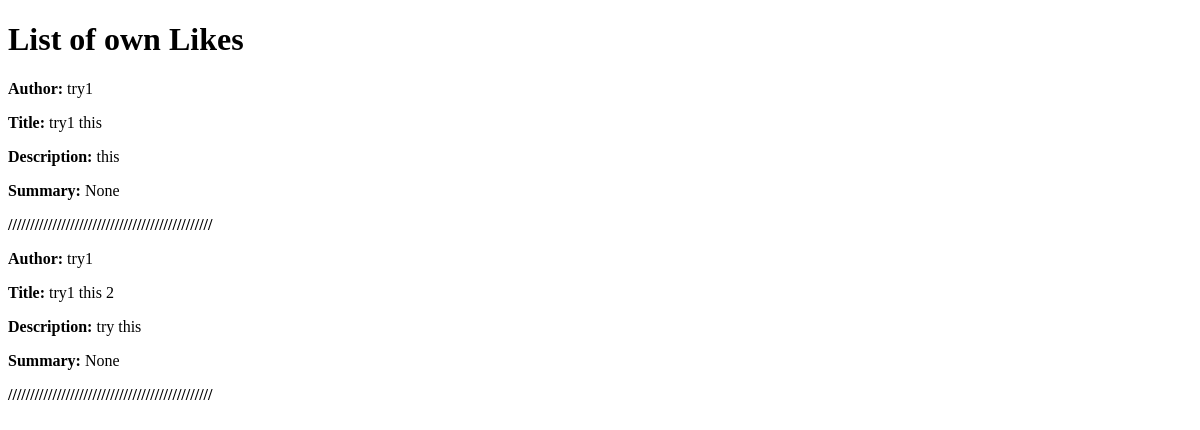
The app's page /posts/display_like/, older data.
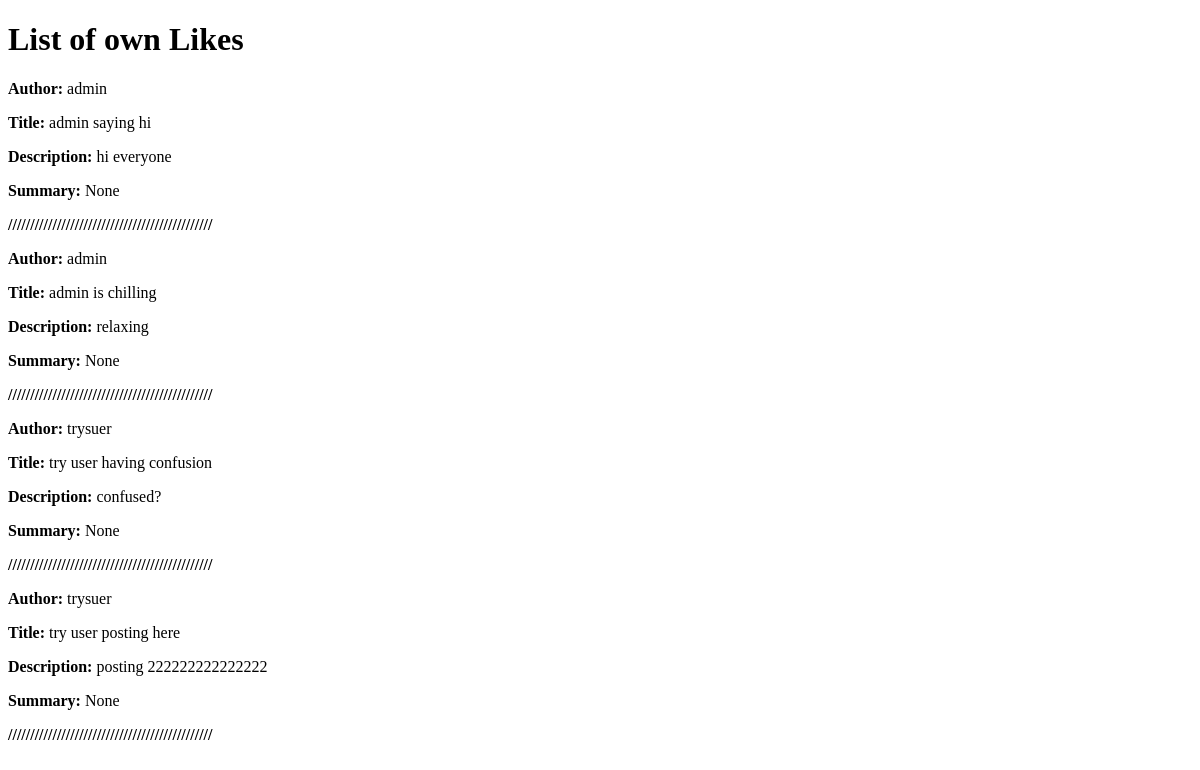
The same page, newer data.
### social_distribution/models.py (models this page shows, shortened)
class Like(models.Model):
    id = models.UUIDField(primary_key=True, default=uuid.uuid4, editable=False)
    author = models.ForeignKey(Author, on_delete=models.CASCADE)
    post = models.ForeignKey(Post, on_delete=models.CASCADE)
    summary = models.CharField(max_length=100, null=True, blank=True)
    date_created = models.DateTimeField(default=timezone.now, editable=False)

class Post(models.Model):
    id = models.UUIDField(primary_key=True, default=uuid.uuid4, editable=False)
    author = models.ForeignKey(Author, on_delete=models.CASCADE, default=None, null=True, blank=True)
    source = models.URLField(null=True, default=None)
    origin = models.URLField(null=True, default=None)
    image = models.URLField(null=True, default=None)
    title = models.CharField(max_length=100, default='')
    description = models.TextField(max_length=1000, default='')
    content_type = models.CharField(max_length=30, default='text/plain')
    categories = models.CharField(max_length=100, default='')
    count = models.IntegerField(default=0)
    published = models.DateTimeField(default=timezone.now, editable=False)
    visibility = models.CharField(max_length=7, default='PUBLIC')
    unlisted = models.BooleanField(default=False)
    liked = models.ManyToManyField(Author, blank=True, related_name='likes')

class Author(AbstractUser):
    class Meta:
        verbose_name = 'Author'
    id = models.UUIDField(primary_key=True, default=uuid.uuid4, editable=False)
    host = models.URLField()
    github = models.URLField()
    profile_image = models.URLField()
    followers = models.ManyToManyField('self')
    following = models.ManyToManyField('self')      # TODO is following field necessary?
    objects = AuthorManager()
    REQUIRED_FIELDS = ['first_name', 'last_name', 'host', 'github', 'profile_image']
    def __str__(self):
        return self.username

### posts/views.py (the view)
# urls.py: path('display_like/', views.display_like, name='display_like'),
def display_like(request):
    like = Like.objects.all()
    return render(request, 'posts/display_like.html', {'like': like})

### posts/templates/posts/display_like.html (shortened to what this page needs)
<!DOCTYPE html>
<html>
    <head>
    </head>
    <body>
        <h1>List of own Likes</h1>
        <div class="like">
            {% for likes in like %}
            <div class="Like">
                <p> <b> Author: </b> {{likes.post.author}} </p>
                <p> <b> Title: </b> {{likes.post.title}} </p>
                <p> <b> Description: </b> {{likes.post.description}} </p>
                <p> <b> Summary: </b> {{likes.summary}} </p>
                <p> <b> ////////////////////////////////////////////// </b> </p>
            </div>
            {% endfor %}
        </div>
    </body>
</html>

Row changes from the older to the newer data that the page shows:
removed Like: post.author "try1", post "try1 this", post.description "this", summary "None"
removed Like: post.author "try1", post "try1 this 2", post.description "try this", summary "None"
added Like: post.author "admin", post "admin saying hi", post.description "hi everyone", summary "None"
added Like: post.author "admin", post "admin is chilling", post.description "relaxing", summary "None"
added Like: post.author "trysuer", post "try user having confusion", post.description "confused?", summary "None"
added Like: post.author "trysuer", post "try user posting here", post.description "posting 222222222222222", summary "None"
